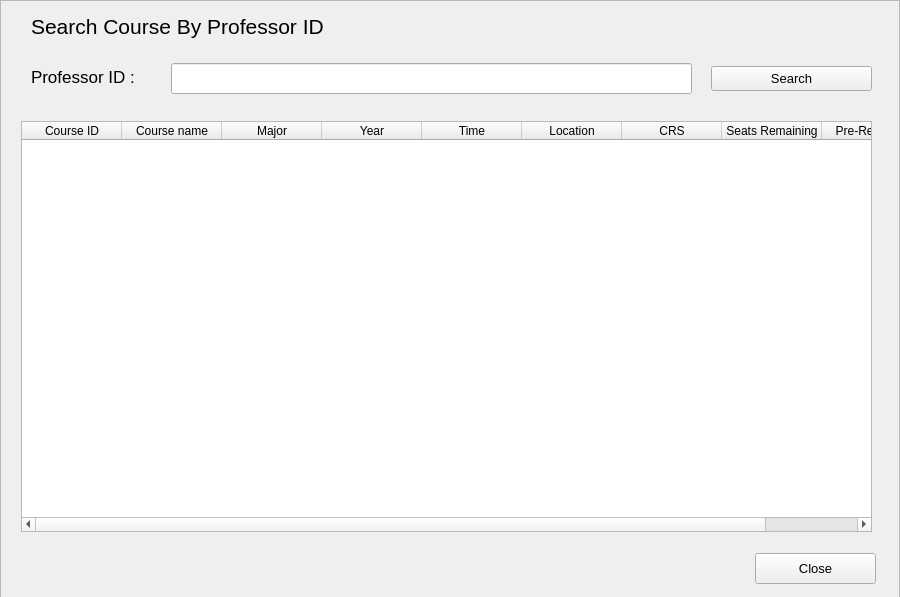
<?xml version="1.0" encoding="UTF-8"?>
<ui version="4.0">
 <class>Form</class>
 <widget class="QWidget" name="Form">
  <property name="geometry">
   <rect>
    <x>0</x>
    <y>0</y>
    <width>900</width>
    <height>597</height>
   </rect>
  </property>
  <property name="windowTitle">
   <string>Form</string>
  </property>
  <widget class="QScrollArea" name="addressEdit">
   <property name="geometry">
    <rect>
     <x>0</x>
     <y>0</y>
     <width>900</width>
     <height>601</height>
    </rect>
   </property>
   <property name="font">
    <font>
     <pointsize>13</pointsize>
    </font>
   </property>
   <property name="verticalScrollBarPolicy">
    <enum>Qt::ScrollBarAlwaysOff</enum>
   </property>
   <property name="horizontalScrollBarPolicy">
    <enum>Qt::ScrollBarAlwaysOff</enum>
   </property>
   <property name="widgetResizable">
    <bool>true</bool>
   </property>
   <widget class="QWidget" name="scrollAreaWidgetContents">
    <property name="geometry">
     <rect>
      <x>0</x>
      <y>0</y>
      <width>898</width>
      <height>599</height>
     </rect>
    </property>
    <widget class="QLabel" name="barLabel">
     <property name="geometry">
      <rect>
       <x>0</x>
       <y>-10</y>
       <width>5</width>
       <height>13</height>
      </rect>
     </property>
     <property name="text">
      <string/>
     </property>
    </widget>
    <widget class="QLabel" name="label">
     <property name="geometry">
      <rect>
       <x>30</x>
       <y>10</y>
       <width>621</width>
       <height>31</height>
      </rect>
     </property>
     <property name="font">
      <font>
       <pointsize>16</pointsize>
      </font>
     </property>
     <property name="text">
      <string>Search Course By Professor ID</string>
     </property>
    </widget>
    <widget class="QLabel" name="label_4">
     <property name="geometry">
      <rect>
       <x>30</x>
       <y>60</y>
       <width>141</width>
       <height>31</height>
      </rect>
     </property>
     <property name="text">
      <string>Professor ID :</string>
     </property>
    </widget>
    <widget class="QLineEdit" name="profID">
     <property name="geometry">
      <rect>
       <x>170</x>
       <y>62</y>
       <width>521</width>
       <height>31</height>
      </rect>
     </property>
     <property name="font">
      <font>
       <pointsize>10</pointsize>
      </font>
     </property>
    </widget>
    <widget class="QPushButton" name="searchButton">
     <property name="geometry">
      <rect>
       <x>710</x>
       <y>65</y>
       <width>161</width>
       <height>25</height>
      </rect>
     </property>
     <property name="font">
      <font>
       <pointsize>10</pointsize>
      </font>
     </property>
     <property name="text">
      <string>Search</string>
     </property>
    </widget>
    <widget class="QPushButton" name="closeButton">
     <property name="geometry">
      <rect>
       <x>754</x>
       <y>552</y>
       <width>121</width>
       <height>31</height>
      </rect>
     </property>
     <property name="font">
      <font>
       <pointsize>10</pointsize>
      </font>
     </property>
     <property name="text">
      <string>Close</string>
     </property>
    </widget>
    <widget class="QTableWidget" name="tableWidget">
     <property name="geometry">
      <rect>
       <x>20</x>
       <y>120</y>
       <width>851</width>
       <height>411</height>
      </rect>
     </property>
     <column>
      <property name="text">
       <string>Course ID</string>
      </property>
      <property name="textAlignment">
       <set>AlignHCenter|AlignVCenter|AlignCenter</set>
      </property>
     </column>
     <column>
      <property name="text">
       <string>Course name</string>
      </property>
      <property name="textAlignment">
       <set>AlignHCenter|AlignVCenter|AlignCenter</set>
      </property>
     </column>
     <column>
      <property name="text">
       <string>Major</string>
      </property>
      <property name="textAlignment">
       <set>AlignHCenter|AlignVCenter|AlignCenter</set>
      </property>
     </column>
     <column>
      <property name="text">
       <string>Year</string>
      </property>
      <property name="textAlignment">
       <set>AlignHCenter|AlignVCenter|AlignCenter</set>
      </property>
     </column>
     <column>
      <property name="text">
       <string>Time</string>
      </property>
      <property name="textAlignment">
       <set>AlignHCenter|AlignVCenter|AlignCenter</set>
      </property>
     </column>
     <column>
      <property name="text">
       <string>Location</string>
      </property>
      <property name="textAlignment">
       <set>AlignHCenter|AlignVCenter|AlignCenter</set>
      </property>
     </column>
     <column>
      <property name="text">
       <string>CRS</string>
      </property>
      <property name="textAlignment">
       <set>AlignHCenter|AlignVCenter|AlignCenter</set>
      </property>
     </column>
     <column>
      <property name="text">
       <string>Seats Remaining</string>
      </property>
      <property name="textAlignment">
       <set>AlignHCenter|AlignVCenter|AlignCenter</set>
      </property>
     </column>
     <column>
      <property name="text">
       <string>Pre-Requisite</string>
      </property>
      <property name="textAlignment">
       <set>AlignHCenter|AlignVCenter|AlignCenter</set>
      </property>
     </column>
    </widget>
   </widget>
  </widget>
 </widget>
 <resources/>
 <connections/>
</ui>
